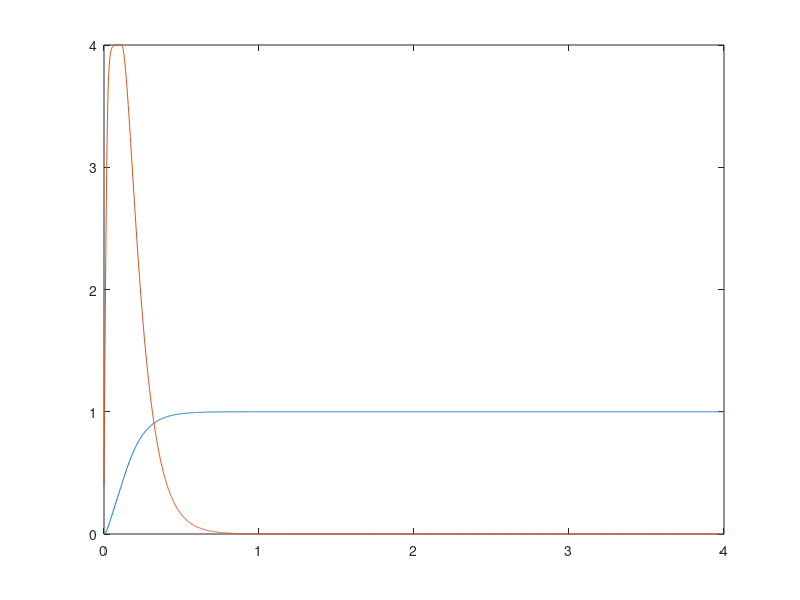
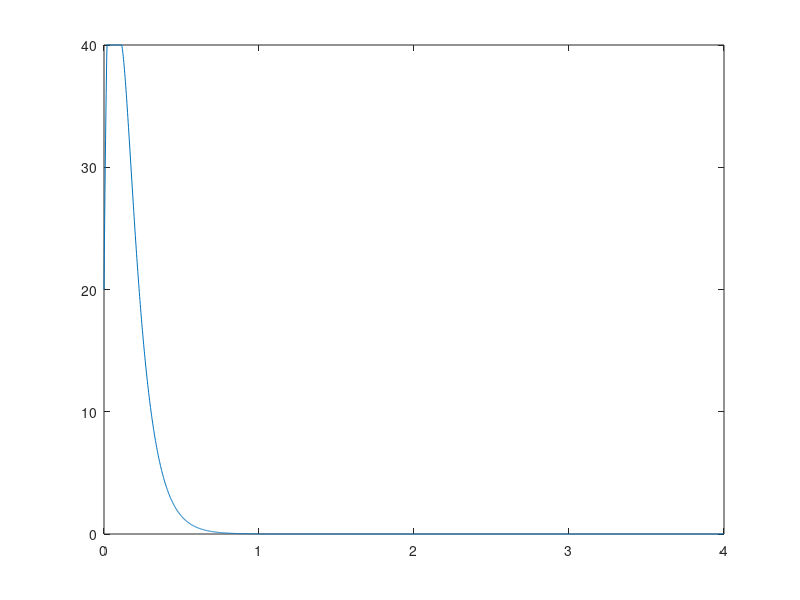

These charts were generated, in order, by the following MATLAB code:
close all
clear all
clc
Ts = 1/500;
N = 2000;
T = [];
t = 0;

b = -10;
m = 0.1;

A = [0 1;0 b/m];
B = [0; 1/m];
x = [0;0];
r = [1; 0];

K = place(A,B,[-10 -20])
eig(A-B*K)

umax = 40;
for it = 1:N
    u = -K*(x - r);
    u(u>umax) = umax;
    u(u<-umax) = -umax;

    dx = A*x + B*u;
    x = x + Ts*dx;
    H.x(:,it) = x;
        H.u(:,it) = u;
    
    T = [T t];
    t = t+Ts;
end

figure()
plot(T, H.x')
figure()
plot(T, H.u')